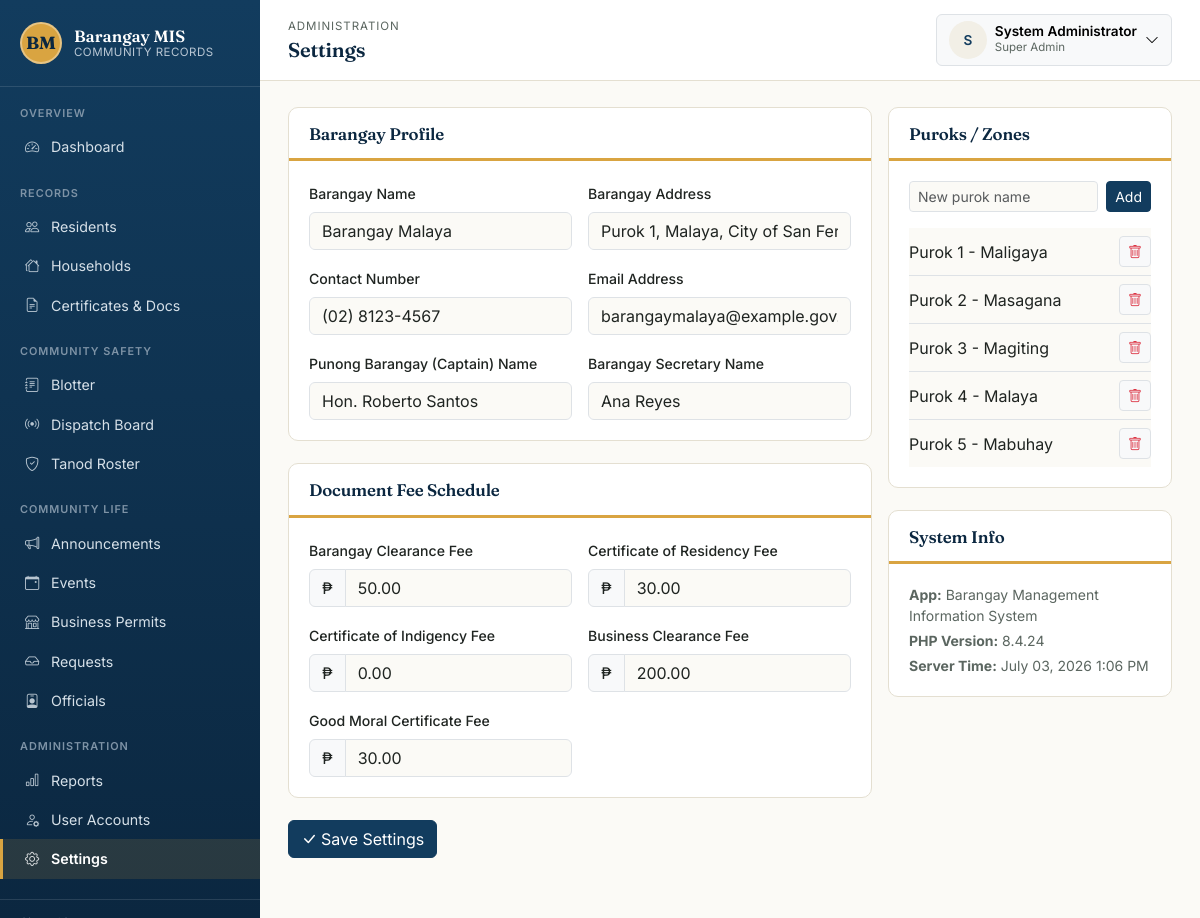
Page /modules/settings/index.php (signed in) on the committed database.
### tables this page shows
CREATE TABLE puroks (
    id      INT AUTO_INCREMENT PRIMARY KEY,
    name    VARCHAR(100) NOT NULL
);

### includes/functions.php (called while the page is built, shortened)
<?php
function clean(?string $value): string
{
    return htmlspecialchars(trim($value ?? ''), ENT_QUOTES, 'UTF-8');
}
function get_puroks(PDO $pdo): array
{
    return $pdo->query('SELECT id, name FROM puroks ORDER BY name')->fetchAll();
}
function setting(PDO $pdo, string $key, string $default = ''): string
{
    static $cache = null;
    if ($cache === null) {
        $cache = [];
        foreach ($pdo->query('SELECT setting_key, setting_value FROM settings') as $row) {
            $cache[$row['setting_key']] = $row['setting_value'];
        }
    }
    return $cache[$key] ?? $default;
}

### modules/settings/index.php (the view, shortened to what this page needs)
<?php
require_once __DIR__ . '/../../config.php';
require_once __DIR__ . '/../../includes/functions.php';
$settingFields = [
    'barangay_name'    => 'Barangay Name',
    'barangay_address' => 'Barangay Address',
    'barangay_contact' => 'Contact Number',
    'barangay_email'   => 'Email Address',
    'captain_name'     => 'Punong Barangay (Captain) Name',
    'secretary_name'   => 'Barangay Secretary Name',
];
$feeFields = [
    'clearance_fee'          => 'Barangay Clearance Fee',
    'residency_fee'          => 'Certificate of Residency Fee',
    'indigency_fee'          => 'Certificate of Indigency Fee',
    'business_clearance_fee' => 'Business Clearance Fee',
    'good_moral_fee'         => 'Good Moral Certificate Fee',
];
$puroks = get_puroks($pdo);
require_once __DIR__ . '/../../includes/header.php';
?>
<div class="row g-3">
    <div class="col-lg-8">
        <form method="post">
            <div class="panel">
                <div class="panel-header"><h3>Barangay Profile</h3></div>
                <div class="panel-body">
                    <div class="row g-3">
                        <?php foreach ($settingFields as $key => $label): ?>
                        <div class="col-md-6">
                            <label class="form-label"><?= clean($label) ?></label>
                            <input type="text" name="<?= $key ?>" class="form-control" value="<?= clean(setting($pdo, $key)) ?>">
                        </div>
                        <?php endforeach; ?>
                    </div>
                </div>
            </div>
            <div class="panel">
                <div class="panel-header"><h3>Document Fee Schedule</h3></div>
                <div class="panel-body">
                    <div class="row g-3">
                        <?php foreach ($feeFields as $key => $label): ?>
                        <div class="col-md-6">
                            <label class="form-label"><?= clean($label) ?></label>
                            <div class="input-group">
                                <span class="input-group-text">₱</span>
                                <input type="number" step="0.01" min="0" name="<?= $key ?>" class="form-control" value="<?= clean(setting($pdo, $key, '0')) ?>">
                            </div>
                        </div>
                        <?php endforeach; ?>
                    </div>
                </div>
            </div>
            <button type="submit" class="btn btn-primary"><i class="bi bi-check-lg me-1"></i>Save Settings</button>
        </form>
    </div>
    <div class="col-lg-4">
        <div class="panel">
            <div class="panel-header"><h3>Puroks / Zones</h3></div>
            <div class="panel-body">
                <form method="post" class="d-flex gap-2 mb-3">
                    <input type="text" name="purok_name" class="form-control form-control-sm" placeholder="New purok name" required>
                    <button type="submit" class="btn btn-sm btn-primary text-nowrap">Add</button>
                </form>
                <ul class="list-group list-group-flush">
                    <?php foreach ($puroks as $p): ?>
                    <li class="list-group-item d-flex justify-content-between align-items-center px-0">
                        <?= clean($p['name']) ?>
                        <form method="post" data-confirm="Remove '<?= clean($p['name']) ?>'? Residents linked to it will keep their record but lose this purok tag.">
                            <button type="submit" class="btn btn-sm btn-light border text-danger"><i class="bi bi-trash"></i></button>
                        </form>
                    </li>
                    <?php endforeach; ?>
                </ul>
            </div>
        </div>
        <div class="panel">
            <div class="panel-header"><h3>System Info</h3></div>
            <div class="panel-body small text-soft">
                <div class="mb-1"><strong>App:</strong> <?= clean(APP_NAME) ?></div>
                <div class="mb-1"><strong>PHP Version:</strong> <?= clean(PHP_VERSION) ?></div>
                <div><strong>Server Time:</strong> <?= date('F d, Y g:i A') ?></div>
            </div>
        </div>
    </div>
</div>
<?php require_once __DIR__ . '/../../includes/footer.php'; ?>

### assets/css/style.css (style rules this page uses)
:root { --bagong-blue: #123C5E; --bagong-blue-dark: #0B2740; --bagong-blue-light: #1E5583; --paper: #FBFAF6; --paper-dim: #F2EFE6; --palay-gold: #D9A441; --palay-gold-dark: #B9832F; --adobe: #C1502E; --talahib: #4C7A5E; --ink: #1F2421; --ink-soft: #5B6660; --hairline: #E4DFD1; --font-display: 'Fraunces', Georgia, serif; --font-body: 'Inter', -apple-system, Segoe UI, Roboto, sans-serif; --font-mono: 'JetBrains Mono', SFMono-Regular, Menlo, monospace; --bs-primary: var(--bagong-blue); --bs-body-font-family: var(--font-body); --bs-body-color: var(--ink); --bs-body-bg: var(--paper); }
* { box-sizing: border-box; }
body { background: var(--paper); color: var(--ink); font-family: var(--font-body); }
h1, h2, h3, h4, .display-font { font-family: var(--font-display); font-weight: 600; letter-spacing: -0.01em; color: var(--bagong-blue-dark); }
.panel { background: #fff; border: 1px solid var(--hairline); border-radius: 10px; margin-bottom: 22px; overflow: hidden; }
.panel-header { display: flex; align-items: center; justify-content: space-between; gap: 12px; padding: 16px 20px 14px; border-bottom: 3px solid var(--palay-gold); flex-wrap: wrap; }
.panel-header h2, .panel-header h3 { margin: 0; font-size: 1.05rem; }
.panel-body { padding: 20px; }
.btn-primary { background: var(--bagong-blue); border-color: var(--bagong-blue); }
.text-soft { color: var(--ink-soft); }
.form-label { font-weight: 500; font-size: 0.88rem; }

### rows in the picture
puroks: name "Purok 1 - Maligaya"
puroks: name "Purok 2 - Masagana"
puroks: name "Purok 3 - Magiting"
puroks: name "Purok 4 - Malaya"
puroks: name "Purok 5 - Mabuhay"

### other values in the picture
$label "Dashboard Residents Households Certificates & Docs Blotter Dispatch Board Tanod Roster Announcements Events Business Permits Requests Officials Reports User Accounts Settings"
$breadcrumbEyebrow "ADMINISTRATION"
$pageTitle "Settings"
mb_strtoupper(mb_substr(current_full_name() ?: '?', 0, 1)) "S"
current_full_name() "System Administrator"
role_label(current_role()) "Super Admin"
$label "Barangay Name"
$label "Barangay Address"
$label "Contact Number"
$label "Email Address"
$label "Punong Barangay (Captain) Name"
$label "Barangay Secretary Name"
$label "Barangay Clearance Fee"
$label "Certificate of Residency Fee"
$label "Certificate of Indigency Fee"
